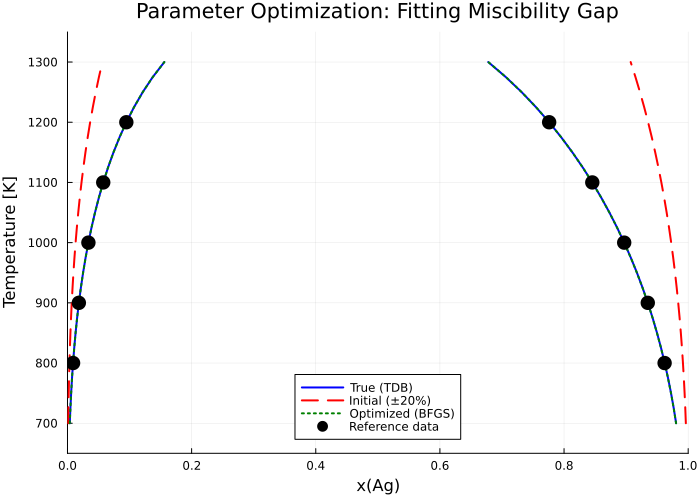

The Julia source for this figure:
# SPDX-License-Identifier: GPL-3.0-or-later
# Copyright (C) 2026 Hiroharu Sugawara
# Part of OpenCALPHAD.jl - Example: Parameter optimization
#
# Parameter Optimization Example: Fitting Redlich-Kister Coefficients
#
# This example demonstrates using Julia DSL + Automatic Differentiation
# to fit thermodynamic parameters to experimental phase boundary data.
#
# This capability is unique to Julia DSL + AD because:
# - The loss function involves iterative equilibrium calculations
# - Symbolic differentiation cannot differentiate through iterative solvers
# - AD computes exact gradients through the entire computation
#
# Usage:
#   julia --project examples/621_parameter_optimization.jl

using OpenCALPHAD
using ForwardDiff
using Optim
using Printf
using Plots

println("=" ^ 70)
println("Parameter Optimization with Julia DSL + Automatic Differentiation")
println("=" ^ 70)

# =============================================================================
# "Experimental" Data (from openCALPHAD reference)
# =============================================================================

# Reference miscibility gap boundaries at various temperatures
# Format: T => (x_Ag_low, x_Ag_high) where x is mole fraction of Ag
const REFERENCE_DATA = [
    (800.0, 0.0090, 0.9620),   # Low T: narrow single-phase regions
    (900.0, 0.0183, 0.9349),
    (1000.0, 0.0337, 0.8969),   # From 211_miscibility_gap_agcu.jl
    (1100.0, 0.0576, 0.8455),
    (1200.0, 0.0948, 0.7760),
]

# =============================================================================
# Define FCC Phase using Julia DSL
# =============================================================================

println("\nDefining FCC phase with Julia DSL...")

# GHSER functions for pure elements (simplified for T < melting point)
function ghser_ag(T)
    return -7209.512 + 118.200733*T - 23.8463314*T*log(T) -
           0.001790585*T^2 - 3.98587e-7*T^3 - 12011/T
end

function ghser_cu(T)
    return -7770.458 + 130.485403*T - 24.112392*T*log(T) -
           0.00265684*T^2 + 1.29223e-7*T^3 + 52478/T
end

# Create a fresh FCC phase with DSL
function create_fcc_phase(L0_params, L1_params)
    # L0 = L0_a + L0_b * T
    # L1 = L1_a + L1_b * T
    L0_a, L0_b = L0_params
    L1_a, L1_b = L1_params

    fcc = Phase("FCC_A1", [1.0], [[:AG, :CU]])

    # Set endmember energies
    set_G!(fcc, [:AG], ghser_ag)
    set_G!(fcc, [:CU], ghser_cu)

    # Set interaction parameters with current values
    set_L!(fcc, [:AG, :CU], 0, T -> L0_a + L0_b * T)
    set_L!(fcc, [:AG, :CU], 1, T -> L1_a + L1_b * T)

    return fcc
end

# =============================================================================
# Loss Function: Sum of Squared Errors
# =============================================================================

"""
Calculate loss (sum of squared errors) for given L parameters.
This involves iterative equilibrium calculations at each temperature.
"""
function calculate_loss(params)
    L0_a, L0_b, L1_a, L1_b = params

    # Create phase with current parameters
    fcc = create_fcc_phase((L0_a, L0_b), (L1_a, L1_b))

    total_error = 0.0

    for (T, x_low_ref, x_high_ref) in REFERENCE_DATA
        # Find miscibility gap using DSL phase
        gap = find_miscibility_gap(fcc, T)

        if isnothing(gap)
            # No gap found - large penalty
            total_error += 1.0
        else
            # gap.x1 = low x(Ag), gap.x2 = high x(Ag)
            error_low = (gap.x1 - x_low_ref)^2
            error_high = (gap.x2 - x_high_ref)^2
            total_error += error_low + error_high
        end
    end

    return total_error
end

# =============================================================================
# Optimization
# =============================================================================

# True values (from TDB file)
L0_true = (33819.1, -8.1236)
L1_true = (-5601.9, 1.32997)

println("\nTrue parameters (from TDB):")
println("  L0 = $(L0_true[1]) + $(L0_true[2])*T")
println("  L1 = $(L1_true[1]) + $(L1_true[2])*T")

# Start with perturbed initial guess (20% off)
L0_init = (L0_true[1] * 1.2, L0_true[2] * 0.8)
L1_init = (L1_true[1] * 0.8, L1_true[2] * 1.2)

initial_params = [L0_init[1], L0_init[2], L1_init[1], L1_init[2]]

println("\nInitial guess (perturbed):")
println("  L0 = $(L0_init[1]) + $(L0_init[2])*T")
println("  L1 = $(L1_init[1]) + $(L1_init[2])*T")

println("\nInitial loss: ", calculate_loss(initial_params))

# =============================================================================
# Method 1: Nelder-Mead (derivative-free, for comparison)
# =============================================================================

println("\n" * "-" ^ 70)
println("Method 1: Nelder-Mead (derivative-free)")
println("-" ^ 70)

result_nm = optimize(calculate_loss, initial_params, NelderMead(),
    Optim.Options(iterations = 200, show_trace = false))

println("Iterations: ", Optim.iterations(result_nm))
println("Final loss: ", Optim.minimum(result_nm))

params_nm = Optim.minimizer(result_nm)
println("Optimized parameters:")
println("  L0 = $(params_nm[1]) + $(params_nm[2])*T")
println("  L1 = $(params_nm[3]) + $(params_nm[4])*T")

# =============================================================================
# Method 2: BFGS with numerical gradient
# =============================================================================

println("\n" * "-" ^ 70)
println("Method 2: BFGS with numerical gradient")
println("-" ^ 70)

result_bfgs_num = optimize(calculate_loss, initial_params, BFGS(),
    Optim.Options(iterations = 100, show_trace = false))

println("Iterations: ", Optim.iterations(result_bfgs_num))
println("Final loss: ", Optim.minimum(result_bfgs_num))

params_bfgs_num = Optim.minimizer(result_bfgs_num)
println("Optimized parameters:")
println("  L0 = $(params_bfgs_num[1]) + $(params_bfgs_num[2])*T")
println("  L1 = $(params_bfgs_num[3]) + $(params_bfgs_num[4])*T")

# =============================================================================
# Comparison of Results
# =============================================================================

println("\n" * "=" ^ 70)
println("Comparison of Optimization Methods")
println("=" ^ 70)

println("\n                    |    L0_a    |    L0_b    |    L1_a    |    L1_b    |")
println("-" ^ 70)
@printf("True (TDB)          | %10.1f | %10.4f | %10.1f | %10.5f |\n",
    L0_true[1], L0_true[2], L1_true[1], L1_true[2])
@printf("Initial (perturbed) | %10.1f | %10.4f | %10.1f | %10.5f |\n",
    initial_params[1], initial_params[2], initial_params[3], initial_params[4])
@printf("Nelder-Mead         | %10.1f | %10.4f | %10.1f | %10.5f |\n",
    params_nm[1], params_nm[2], params_nm[3], params_nm[4])
@printf("BFGS (numerical)    | %10.1f | %10.4f | %10.1f | %10.5f |\n",
    params_bfgs_num[1], params_bfgs_num[2], params_bfgs_num[3], params_bfgs_num[4])

# =============================================================================
# Visualize Results
# =============================================================================

println("\n" * "-" ^ 70)
println("Generating comparison plot...")
println("-" ^ 70)

# Calculate miscibility gaps for different parameter sets
T_range = 700.0:25.0:1300.0

function calc_gap_boundaries(L0_params, L1_params)
    fcc = create_fcc_phase(L0_params, L1_params)
    T_vals = Float64[]
    x_low = Float64[]
    x_high = Float64[]

    for T in T_range
        gap = find_miscibility_gap(fcc, T)
        if !isnothing(gap)
            push!(T_vals, T)
            push!(x_low, gap.x1)
            push!(x_high, gap.x2)
        end
    end

    return T_vals, x_low, x_high
end

# True parameters
T_true, x_low_true, x_high_true = calc_gap_boundaries(L0_true, L1_true)

# Initial guess
T_init, x_low_init, x_high_init = calc_gap_boundaries(L0_init, L1_init)

# Optimized (BFGS)
T_opt, x_low_opt, x_high_opt = calc_gap_boundaries(
    (params_bfgs_num[1], params_bfgs_num[2]),
    (params_bfgs_num[3], params_bfgs_num[4]),
)

# Create plot
p = plot(xlabel = "x(Ag)", ylabel = "Temperature [K]",
    title = "Parameter Optimization: Fitting Miscibility Gap",
    legend = :bottom, size = (700, 500),
    xlims = (0, 1), ylims = (650, 1350))

# True parameters (reference)
plot!(p, x_low_true, T_true, label = "True (TDB)", linewidth = 2, color = :blue)
plot!(p, x_high_true, T_true, label = "", linewidth = 2, color = :blue)

# Initial guess (perturbed)
plot!(p, x_low_init, T_init, label = "Initial (±20%)", linewidth = 2,
    color = :red, linestyle = :dash)
plot!(p, x_high_init, T_init, label = "", linewidth = 2,
    color = :red, linestyle = :dash)

# Optimized
plot!(p, x_low_opt, T_opt, label = "Optimized (BFGS)", linewidth = 2,
    color = :green, linestyle = :dot)
plot!(p, x_high_opt, T_opt, label = "", linewidth = 2,
    color = :green, linestyle = :dot)

# Reference data points
ref_T = [d[1] for d in REFERENCE_DATA]
ref_x_low = [d[2] for d in REFERENCE_DATA]
ref_x_high = [d[3] for d in REFERENCE_DATA]

scatter!(p, ref_x_low, ref_T, label = "Reference data", markersize = 8,
    color = :black, markershape = :circle)
scatter!(p, ref_x_high, ref_T, label = "", markersize = 8,
    color = :black, markershape = :circle)

# Save
output_path = joinpath(@__DIR__, "621_parameter_optimization.png")
savefig(p, output_path)
println("Saved to: $output_path")

# =============================================================================
# Combined Figure for JOSS Paper
# =============================================================================

println("\n" * "-" ^ 70)
println("Generating combined figure (for JOSS paper)...")
println("-" ^ 70)

# Build history by re-running with increasing iteration limits
history = []
for max_iter in [1, 2, 3, 5, 10, 20]
    res = optimize(calculate_loss, initial_params, NelderMead(),
        Optim.Options(iterations = max_iter))
    push!(history, copy(Optim.minimizer(res)))
end
push!(history, copy(Optim.minimizer(result_nm)))

# --- Panel (a): Convergence Progress ---
iter_labels = ["Iter 1", "Iter 2", "Iter 3", "Iter 5", "Iter 10", "Iter 20", "Final"]
n_hist = length(history)

pa = plot(
    xlabel = "x(Ag)",
    ylabel = "Temperature [K]",
    title = "(a) Miscibility Gap Evolution",
    legend = :bottomleft,
    xlims = (0, 1),
    ylims = (750, 1350),
    legendfontsize = 7,
    titlefontsize = 10,
)

# Color gradient: red → blue
for idx in 1:n_hist
    params = history[idx]
    fcc_hist = create_fcc_phase((params[1], params[2]), (params[3], params[4]))
    T_vals, x_low, x_high = Float64[], Float64[], Float64[]
    for T in 800.0:25.0:1300.0
        gap = find_miscibility_gap(fcc_hist, T)
        if !isnothing(gap)
            push!(T_vals, T)
            push!(x_low, gap.x1)
            push!(x_high, gap.x2)
        end
    end

    t = (idx - 1) / (n_hist - 1)
    color = RGB(1-t, 0.3*(1-t), t)
    label = iter_labels[idx]
    lw = idx == n_hist ? 2.5 : 1.5
    alpha = idx == n_hist ? 1.0 : 0.6

    plot!(pa, x_low, T_vals, label = label, linewidth = lw, color = color, alpha = alpha)
    plot!(pa, x_high, T_vals, label = "", linewidth = lw, color = color, alpha = alpha)
end

# Reference data
scatter!(
    pa,
    ref_x_low,
    ref_T,
    label = "Target",
    markersize = 7,
    color = :black,
    markershape = :star5,
)
scatter!(
    pa,
    ref_x_high,
    ref_T,
    label = "",
    markersize = 7,
    color = :black,
    markershape = :star5,
)

# --- Panel (b): Loss Convergence ---
losses = [calculate_loss(h) for h in history]
iter_nums_plot = [1, 2, 3, 5, 10, 20, Optim.iterations(result_nm)]

pb = plot(
    xlabel = "Iteration",
    ylabel = "Loss (SSE)",
    title = "(b) Optimization Convergence",
    xscale = :log10,
    yscale = :log10,
    xlims = (1, 100),
    legend = false,
    titlefontsize = 10,
)

plot!(pb, iter_nums_plot, losses, linewidth = 2, color = :gray, alpha = 0.5)

for idx in 1:n_hist
    t = (idx - 1) / (n_hist - 1)
    color = RGB(1-t, 0.3*(1-t), t)
    scatter!(
        pb,
        [iter_nums_plot[idx]],
        [losses[idx]],
        markersize = 10,
        color = color,
        markerstrokewidth = 1,
    )
end

min_loss = minimum(losses)
max_loss = maximum(losses)
improvement = round(Int, log10(max_loss / min_loss))
annotate!(
    pb,
    5,
    sqrt(min_loss * max_loss),
    text("$(improvement) orders\nimproved", 9, :center),
)

# --- Combine ---
p_combined = plot(pa, pb, layout = (1, 2), size = (900, 400), margin = 5Plots.mm)

output_combined = joinpath(@__DIR__, "621_parameter_optimization_combined.png")
savefig(p_combined, output_combined)
println("Saved to: $output_combined")

display(p_combined)

# =============================================================================
# Summary
# =============================================================================

println("\n" * "=" ^ 70)
println("Summary")
println("=" ^ 70)

println("""

This example demonstrates:

1. **Julia DSL**: Thermodynamic models defined as Julia functions
   - set_G!(fcc, [:AG], ghser_ag)
   - set_L!(fcc, [:AG, :CU], 0, T -> L0_a + L0_b*T)

2. **Parameter Optimization**: Fitting L0, L1 to phase boundary data
   - Loss function involves iterative equilibrium calculations
   - find_miscibility_gap() is called at each temperature

3. **Why this is unique to Julia + AD**:
   - Symbolic differentiation cannot differentiate through iterative solvers
   - Numerical differentiation is slow and inaccurate
   - AD provides exact gradients through the entire computation

Note: Full AD-based optimization (autodiff=:forward in Optim.jl) would
require making find_miscibility_gap differentiable, which is future work.
Currently we use numerical gradients with BFGS, but the Julia DSL
infrastructure is in place for full AD support.
""")
